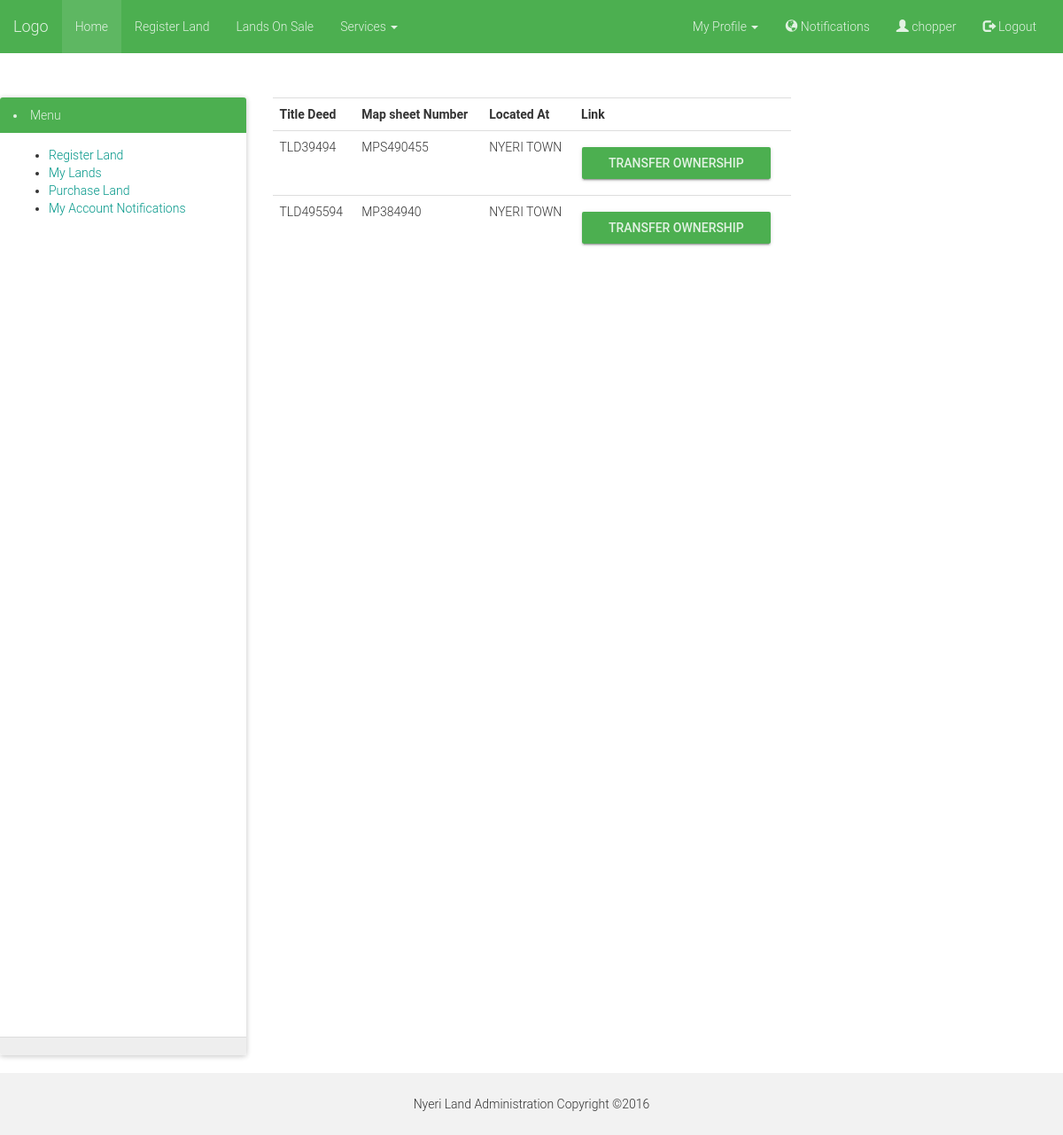
Page /my-land/ (signed in) on the committed database.
### land/models.py (models this page shows, shortened)
class Land(models.Model):
    user = models.ForeignKey(User, verbose_name="Land Owner")
    profile = models.ForeignKey(LandUserProfile, )
    title_deed_no = models.CharField(max_length=32, unique=True)
    registry_map_sheet_no = models.CharField(max_length=32, unique=True)
    approximate_size = models.DecimalField(max_digits=10, decimal_places=2)
    location = models.CharField(max_length=128)
    district = models.CharField(max_length=128)
    is_onsale = models.BooleanField(default=True)
    bought = models.BooleanField(default=False)
    transferred_completely = models.BooleanField(default=False)
    remaining_size = models.FloatField(default=0.0)
    sale_price = models.DecimalField(max_digits=10, decimal_places=2, default=0.00)
    date_updated = models.DateTimeField(auto_now_add=True)

### land/views.py (the view)
# urls.py: url(r'^my-land/$', views.my_land, name='my_land'),
@login_required(login_url='/login/')
def my_land(request):
    user = get_object_or_404(User, username=str(request.user))
    land = Land.objects.filter(user=user, transferred_completely=False)
    return render(request, 'land/my_land.html', {'lands': land, })

### landsys/templates/land/my_land.html
{% extends 'base.html' %}
{% block content %}
    <table class="table table-responsive">
    {% if lands  %}
    <tr>
        <th>Title Deed</th>
        <th>Map sheet Number</th>
        <th>Located At</th>
        <th>Link</th>
    </tr>
    {% for land in lands %}
        <tr>
            <td>{{ land.title_deed_no }}</td>
            <td>{{ land.registry_map_sheet_no }}</td>
            <td>{{ land.district }}</td>
            <td><a href="{% url 'land:transfer' land_id=land.id %}" class="btn btn-success btn-raised">Transfer Ownership</a> </td>
        </tr>
    {% endfor %}
    </table>
    {% else %}
        <h6>You do not have any land registered with our system to register <a href="{% url 'land:register_land' %}"> click here</a></h6>
    {% endif %}
{% endblock %}

### landsys/templates/base.html (shortened to what this page needs)
{% load staticfiles %}
<!DOCTYPE html>
<html lang="en">
<head>
    <link href="{% static 'css/bootstrap.min.css' %} " rel="stylesheet">
    <link href="{% static 'material/css/bootstrap-material-design.css' %}" rel="stylesheet">
    <link href="{% static 'material/css/ripples.min.css' %}" rel="stylesheet">
    <link rel="stylesheet" type="text/css" href="{% static 'css/jquery.bxslider.css' %}">
</head>
<body class="custom">
<nav class="navbar navbar-success">
    <div class="container-fluid">
        <div class="navbar-header">
            <a class="navbar-brand" href="#">Logo</a>
        </div>
        <div class="collapse navbar-collapse" id="myNavbar">
            <ul class="nav navbar-nav">
                <li class="active"><a href="{% url 'land:index' %}">Home</a></li>
                <li><a href="{% url 'land:register_land' %}">Register Land </a></li>
                <li><a href="{% url 'land:display_lands' %}">Lands On Sale</a></li>
                <li class="dropdown">
                    <a class="dropdown-toggle" data-toggle="dropdown" href="#">Services
                        <span class="caret"></span></a>
                </li>
            </ul>
            <ul class="nav navbar-nav navbar-right">
                {% if user.is_authenticated %}
                    <li class="dropdown">
                        <a class="dropdown-toggle" data-toggle="dropdown" href="#">My Profile
                            <span class="caret"></span></a>
                    </li>
                    <li><a href="{% url 'land:notification' %}"><span class="glyphicon glyphicon-globe"></span>
                        Notifications</a></li>
                    <li><a href="#"><span class="glyphicon glyphicon-user"></span>
                    {{ request.user }}
                    <li><a href="{% url 'land:logout' %}"><span class="glyphicon glyphicon-log-out"></span> Logout</a>
                    </li>
                {% else %}
                    <li><a href="{% url 'land:login' %}"><span class="glyphicon glyphicon-log-out"></span> Login</a>
                    </li>
                {% endif %}</a></li>
            </ul>
        </div>
    </div>
</nav>
    <div class="row">
        {% block left-side-bar %}
            <div class="col col-md-3">
            <div class="panel panel-success">
            <div class="panel-heading">
              <li>Menu</li>
            </div>
            <div class="panel-body" style="height: 1020px!important;">
                <ul>
               <li><a href="{% url 'land:register_land' %}">Register Land</a></li>
               <li><a href="{% url 'land:my_land' %}">My Lands</a></li>
               <li><a href="{% url 'land:display_lands' %}">Purchase Land</a></li>
               <li><a href="{% url 'land:notification' %}">My Account Notifications</a></li>
                 </ul>
            </div>
            <div class="panel-footer">
            </div>
             </div>
            </div>
        {% endblock %}
        <div class="content">
        <div class="col col-md-6">
            {% block content %}
            {% endblock %}
        </div>
        </div>
        {% block right-side-bar %}
            <div class="col col-md-3">
            </div>
        {% endblock %}
    </div>
<footer class="container-fluid text-center">
    Nyeri Land Administration Copyright &copy;2016
</footer>
</body>

### landsys/templates/base.html (style rules this page uses)
.navbar { margin-bottom: 50px; border-radius: 0; }
.custom { background-color: #ffffff; background-repeat: no-repeat; background-color: transparent; }
footer { background-color: #f2f2f2!important; padding: 25px; }

### rows in the picture
Land: title_deed_no "TLD39494", registry_map_sheet_no "MPS490455", district "NYERI TOWN"
Land: title_deed_no "TLD495594", registry_map_sheet_no "MP384940", district "NYERI TOWN"

### other values in the picture
{{ request.user }} "chopper"
